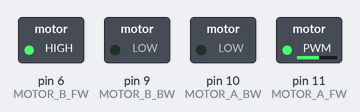
Recording of a sketch running on a simulated Arduino Uno, built with avr-gcc and run on an emulated ATmega328P. Shown: switched loads named in the sketch (green lamp = pin HIGH).

Above: at 0.05 s.
At 4.55 s:
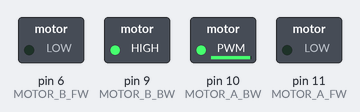
At 7.05 s:
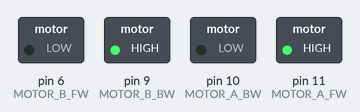
At 8.1 s:
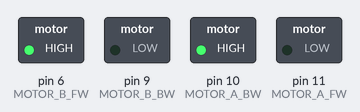
At 9.05 s:
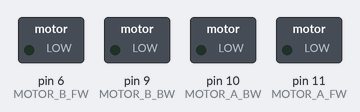
Timing chart, 0 to 11.9 s (numbered marks = the images above):
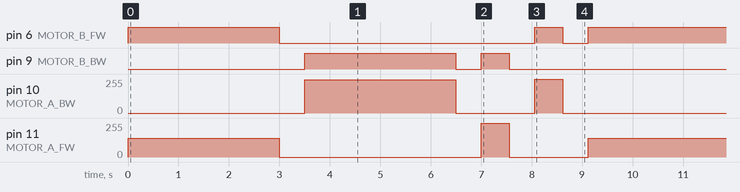

The sketch:

BasicMoves.ino
```cpp
const int MOTOR_A_FW = 11; //A1 to D12, this is motor A forwards
const int MOTOR_A_BW = 10; //A2 to D11, this is motor A backwards
const int MOTOR_B_BW = 9; //B1 to D10, this is motor B backwards
const int MOTOR_B_FW = 6; //B2 to D9, this is motor B forwards

const int TURN_TIME = 558; //a 90° turn takes roughly 775ms (=0.775s)
const int SPEED_A_FW = 140; //left motor speed
const int SPEED_B_FW = 255; //right motor speed
const int SPEED_A_BW = 250;
const int SPEED_B_BW = 255;

void setup() {
  pinMode(MOTOR_A_FW, OUTPUT);
  pinMode(MOTOR_A_BW, OUTPUT);
  pinMode(MOTOR_B_BW, OUTPUT);
  pinMode(MOTOR_B_FW, OUTPUT);
}

void loop() {
  moveForwards();
  moveBackwards();
  turnRight90Deg(TURN_TIME);
  turnLeft90Deg(TURN_TIME);
}

void moveForwards() {
  digitalWrite(MOTOR_A_FW, HIGH); //motor A forwards ENABLED
  digitalWrite(MOTOR_A_BW, LOW); //motor A backwards DISABLED
  digitalWrite(MOTOR_B_BW, LOW); //motor B backwards DISABLED
  digitalWrite(MOTOR_B_FW, HIGH); //motor B forwards ENABLED

  analogWrite(MOTOR_A_FW, SPEED_A_FW);
  analogWrite(MOTOR_B_FW, SPEED_B_FW);

  delay(3000);
  stop(); //motors turn off
}

void moveBackwards() {
  digitalWrite(MOTOR_A_FW, LOW); //motor A forwards DISABLED
  digitalWrite(MOTOR_A_BW, HIGH); //motor A backwards ENABLED
  digitalWrite(MOTOR_B_BW, HIGH); //motor B backwards ENABLED
  digitalWrite(MOTOR_B_FW, LOW); //motor B forwards DISABLED

  analogWrite(MOTOR_A_BW, SPEED_A_BW);
  analogWrite(MOTOR_B_BW, SPEED_B_BW);

  delay(3000); //the movement happens for 3 seconds
  stop(); //motors turn off
}

void turnRight90Deg(int TURN_TIME) {
  digitalWrite(MOTOR_A_FW, HIGH); //motor A forwards ENABLED
  digitalWrite(MOTOR_A_BW, LOW); //motor A backwards DISABLED
  digitalWrite(MOTOR_B_BW, HIGH); //motor B backwards ENABLED
  digitalWrite(MOTOR_B_FW, LOW); //motor B forwards DISABLED
  delay(TURN_TIME); //the movement happens for 3 seconds
  stop(); //motors turn off
}

void turnLeft90Deg(int TURN_TIME) {
  digitalWrite(MOTOR_A_FW, LOW); //motor A forwards DISABLED
  digitalWrite(MOTOR_A_BW, HIGH); //motor A backwards ENABLED
  digitalWrite(MOTOR_B_BW, LOW); //motor B backwards DISABLED
  digitalWrite(MOTOR_B_FW, HIGH); //motor B forwards ENABLED
  delay(TURN_TIME); //the movement happens for 3 seconds
  stop(); //motors turn off
}

void stop() {
  digitalWrite(MOTOR_A_FW, LOW);
  digitalWrite(MOTOR_A_BW, LOW);
  digitalWrite(MOTOR_B_BW, LOW);
  digitalWrite(MOTOR_B_FW, LOW);
  delay(500);
}
```

Measured:
- by itself, pin 6 (MOTOR_B_FW): repeats every 9.1 s: LOW 5.1 s, HIGH 0.56 s, LOW 0.50 s, HIGH 3.0 s
- by itself, pin 9 (MOTOR_B_BW): repeats every 9.1 s: LOW 0.50 s, HIGH 0.56 s, LOW 5.1 s, HIGH 3.0 s
- by itself, pin 10 (MOTOR_A_BW): repeats every 9.1 s: 0/255 1.6 s, 255/255 0.56 s, 0/255 4.0 s, 250/255 3.0 s
- by itself, pin 11 (MOTOR_A_FW): repeats every 9.1 s: 0/255 4.0 s, 255/255 0.56 s, 0/255 1.6 s, 140/255 3.0 s
